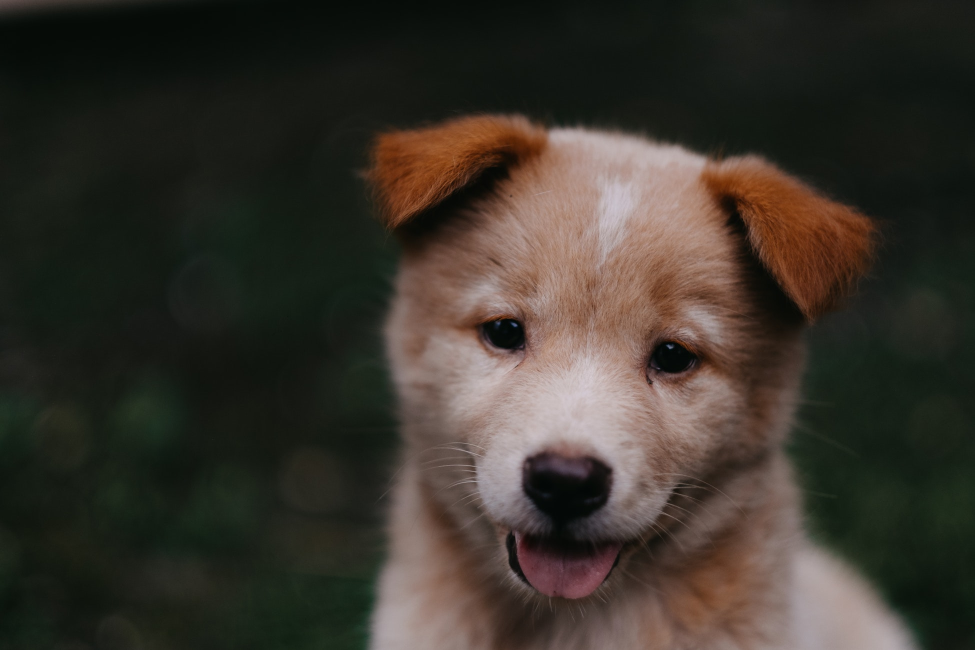
#> input picture OpenCv/00-puppy.jpg, 1950 x 1300 px, given in place of horse.jpg, which was not available (shown at 1/2 size)
$ jupyter execute OpenCV_14.ipynb   (shell and % lines are left out)   (text cells are left out)
#> lines starting #> are read from the running program, lines starting #| are printed output that depends on the picture; pictures that were not available may be replaced by others from this repository, and a replacement may not be noted
[cell 1]
import cv2
import numpy as np
import matplotlib.pyplot as plt

[cell 2]
dark_horse = cv2.imread('horse.jpg') # to work for histogram
#> dark_horse is the input picture: shape (1300, 1950, 3); mean B, G, R 43.8, 51.8, 57.3
horse = cv2.cvtColor(dark_horse,cv2.COLOR_BGR2RGB) # to show for me

rainbow_img = cv2.imread('rainbow.jpg')
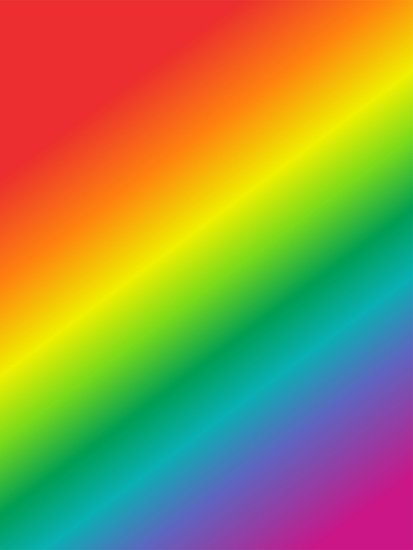
#> input picture OpenCv/rainbow.jpg, 413 x 550 px
#> rainbow_img is the input picture: shape (550, 413, 3); mean B, G, R 72.8, 142.3, 152.3
rainbow = cv2.cvtColor(rainbow_img,cv2.COLOR_BGR2RGB)

blue_bricks = cv2.imread('bricks.jpg')
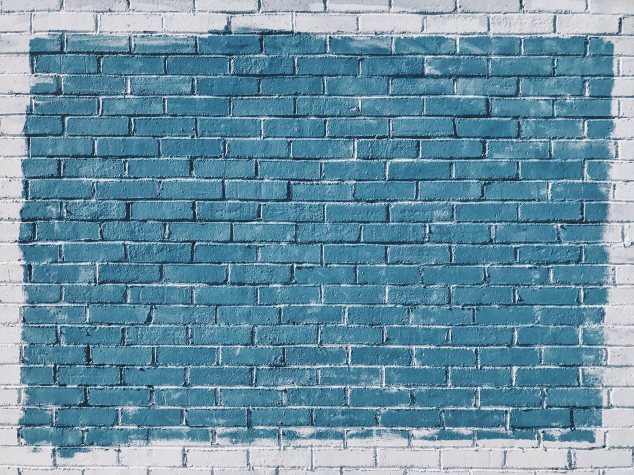
#> input picture OpenCv/bricks.jpg, 1267 x 950 px (shown at 1/2 size)
#> blue_bricks is the input picture: shape (950, 1267, 3); mean B, G, R 163.5, 144, 104.9
briks = cv2.cvtColor(blue_bricks,cv2.COLOR_BGR2RGB)

[cell 3]
img = rainbow_img

[cell 4]
img.shape
#> Out = (550, 413, 3)

[cell 5]
mask = np.zeros(img.shape[:2],np.uint8)

[cell 6]
plt.imshow(mask,cmap='gray')

[cell 7]
mask[300:400,100:400] = 255

[cell 8]
plt.imshow(mask,cmap='gray')
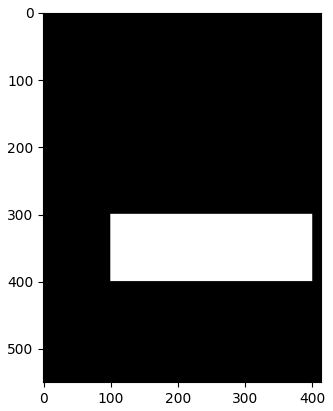
#> figure drawn by matplotlib, 1 panel

[cell 9]
plt.imshow(rainbow)

[cell 10]
masked_img = cv2.bitwise_and(img,img,mask=mask)
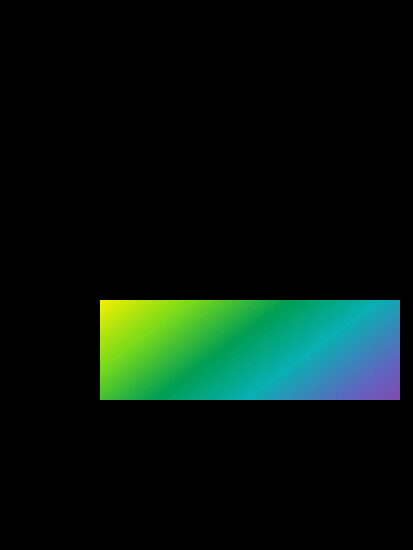
#> masked_img: shape (550, 413, 3); mean B, G, R 14.7, 22.5, 6.8

[cell 11]
show_mask_img = cv2.bitwise_and(rainbow,rainbow,mask=mask)

[cell 12]
plt.imshow(show_mask_img)

[cell 13]
hist_mask_values_red = cv2.calcHist([rainbow_img],channels=[2],mask=mask,histSize=[256],ranges=[0,256])
#> hist_mask_values_red = 256 values, max 1332 at index 1, min 0 at index 221, mean 117.2

[cell 14]
hist_values_red = cv2.calcHist([rainbow_img],channels=[2],mask=None,histSize=[256],ranges=[0,256])
#> hist_values_red = 256 values, max 20471 at index 236, min 70 at index 226, mean 887.3

[cell 15]
plt.plot(hist_mask_values_red)
plt.title('red Hist for masked rainbow')
#> figure, not shown here; curve peaks at x = 1, y = 1332

[cell 16]
plt.imshow(rainbow)

[cell 17]
plt.plot(hist_values_red)
plt.title('red Hist for rainbow')
#> figure, not shown here; curve peaks at x = 236, y = 20471

[cell 18]
gorilla = cv2.imread('gorilla.jpg',0)
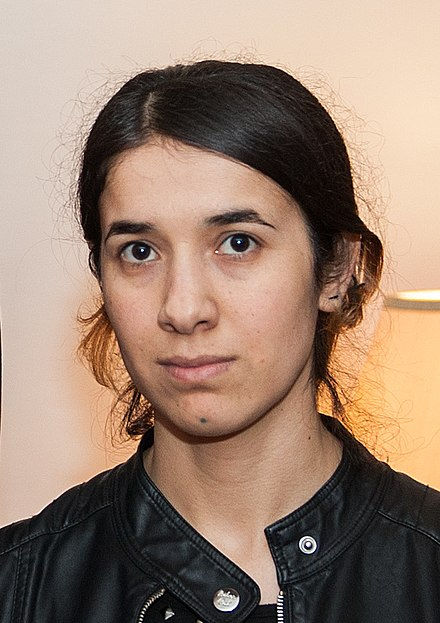
#> input picture OpenCv/Nadia_Murad.jpg, 440 x 623 px, given in place of gorilla.jpg, which was not available
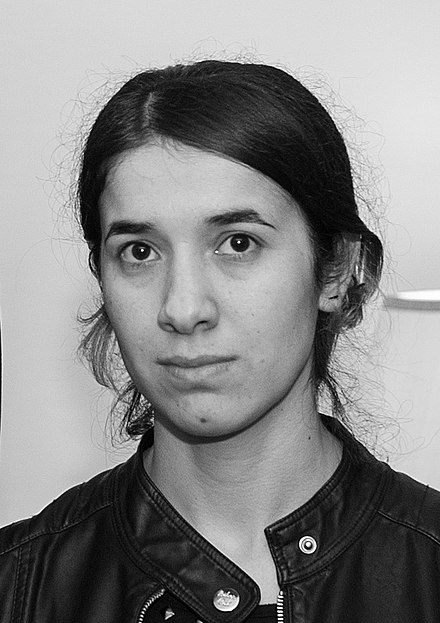
#> gorilla: shape (623, 440); min 0, max 255, mean 134.7

[cell 19]
def display(img,cmap=None):
    fig = plt.figure(figsize=(10,8))
    ax = fig.add_subplot(111)
    ax.imshow(img,cmap)

[cell 20]
display(gorilla,'gray')

[cell 21]
gorilla.shape
#> Out = (623, 440)

[cell 22]
hist_values = cv2.calcHist([gorilla],channels=[0],mask=None,histSize=[256],ranges=[0,256])
#> hist_values = 256 values, max 3895 at index 219, min 23 at index 246, mean 1070.8

[cell 23]
plt.plot(hist_values)
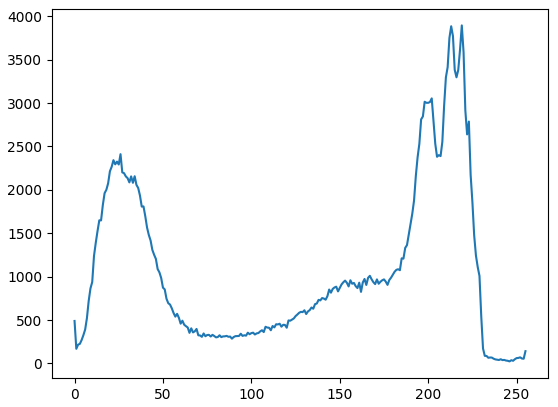
#> figure drawn by matplotlib, 1 panel; curve peaks at x = 219, y = 3895

[cell 24]
eq_gorilla = cv2.equalizeHist(gorilla)
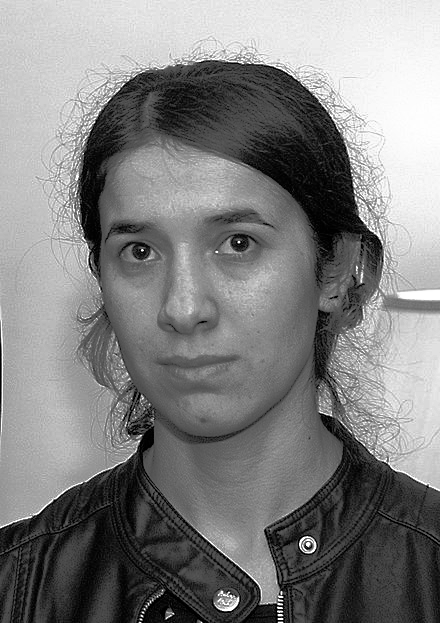
#> eq_gorilla: shape (623, 440); min 0, max 255, mean 128.2

[cell 25]
display(eq_gorilla,'gray')

[cell 26]
eq_hist_values = cv2.calcHist([eq_gorilla],channels=[0],mask=None,histSize=[256],ranges=[0,256])
#> eq_hist_values = 256 values, max 3895 at index 234, min 0 at index 6, mean 1070.8

[cell 27]
plt.plot(eq_hist_values)
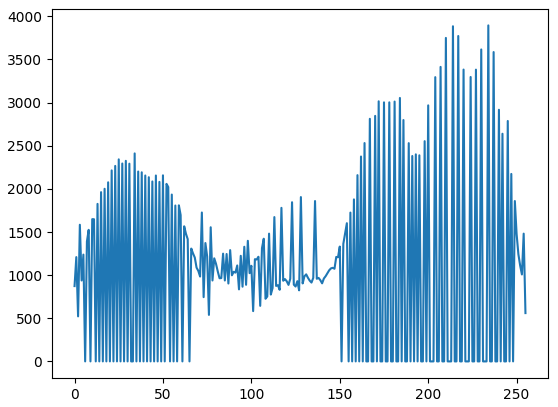
#> figure drawn by matplotlib, 1 panel; curve peaks at x = 234, y = 3895

[cell 28]
color_gorilla = cv2.imread('gorilla.jpg')
#> color_gorilla is the input picture: shape (623, 440, 3); mean B, G, R 112.7, 129.2, 153.8

[cell 29]
show_gorilla = cv2.cvtColor(color_gorilla,cv2.COLOR_BGR2RGB)

[cell 30]
display(show_gorilla)

[cell 31]
hsv = cv2.cvtColor(color_gorilla,cv2.COLOR_BGR2HSV)
#> hsv: shape (623, 440, 3); mean H, S, V 29, 73.3, 154.7

[cell 32]
hsv[:,:,2] = cv2.equalizeHist(hsv[:,:,2])
#> hsv: shape (623, 440, 3); mean H, S, V 29, 73.3, 128.5

[cell 33]
eq_color_gorilla = cv2.cvtColor(hsv,cv2.COLOR_HSV2RGB)
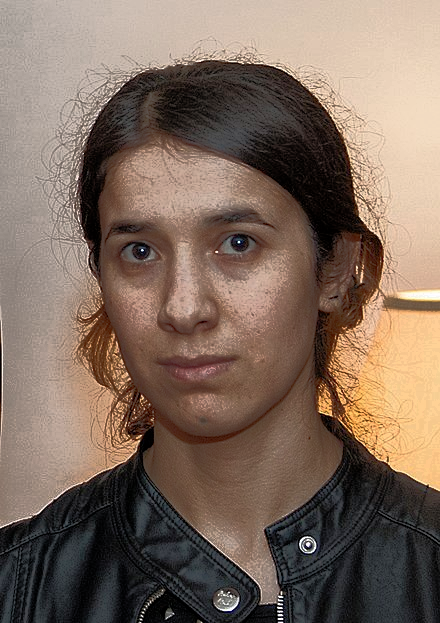
#> eq_color_gorilla: shape (623, 440, 3); mean R, G, B 127.4, 107.5, 94.1
